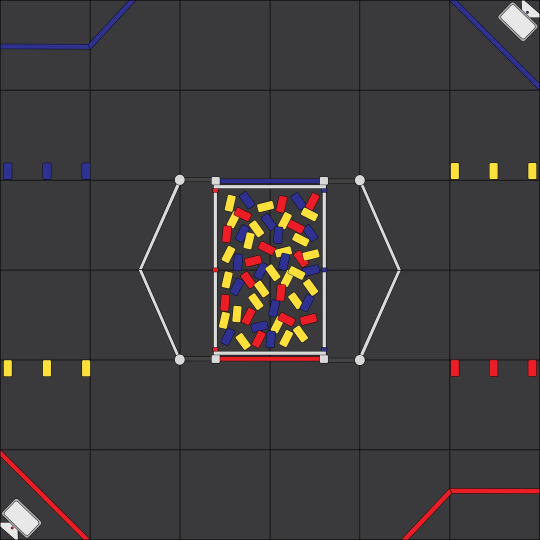
#> input picture image.png, 1080 x 1080 px, given in place of the camera (shown at 1/2 size)
$ python cv_allcolor_computer_test.py   (older library calls are emulated)
#> lines starting #> are read from the running program, lines starting #| are printed output that depends on the picture; after the words box and inside, x2 and y2 are one past the last pixel; in counts of white or black regions, pixels touching at a corner belong together
import cv2
import numpy as np
import math
import time
from collections import defaultdict

# Track OpenCV function calls and timing
opencv_stats = defaultdict(lambda: {'count': 0, 'total_time': 0})

def track_opencv(func_name):
#> in main, frame is the input picture: shape (1080, 1080, 3); mean B, G, R 62.3, 61.1, 64.4
    def decorator(func):
        def wrapper(*args, **kwargs):
            start = time.time()
            result = func(*args, **kwargs)
#> result: shape (1080, 1080, 3); mean H, S, V 114.7, 20.1, 67.6
            end = time.time()
            opencv_stats[func_name]['count'] += 1
            opencv_stats[func_name]['total_time'] += (end - start)
            return result
        return wrapper
    return decorator

# Wrap commonly used OpenCV functions
cv2.split = track_opencv('split')(cv2.split)
cv2.cvtColor = track_opencv('cvtColor')(cv2.cvtColor)
cv2.inRange = track_opencv('inRange')(cv2.inRange)
cv2.bitwise_and = track_opencv('bitwise_and')(cv2.bitwise_and)
cv2.bitwise_or = track_opencv('bitwise_or')(cv2.bitwise_or)
cv2.bitwise_not = track_opencv('bitwise_not')(cv2.bitwise_not)
cv2.morphologyEx = track_opencv('morphologyEx')(cv2.morphologyEx)
cv2.GaussianBlur = track_opencv('GaussianBlur')(cv2.GaussianBlur)
cv2.Sobel = track_opencv('Sobel')(cv2.Sobel)
cv2.Canny = track_opencv('Canny')(cv2.Canny)
cv2.findContours = track_opencv('findContours')(cv2.findContours)
cv2.drawContours = track_opencv('drawContours')(cv2.drawContours)
cv2.bilateralFilter = track_opencv('bilateralFilter')(cv2.bilateralFilter)
cv2.normalize = track_opencv('normalize')(cv2.normalize)
cv2.dilate = track_opencv('dilate')(cv2.dilate)
cv2.contourArea = track_opencv('contourArea')(cv2.contourArea)

# Camera settings
CAMERA_WIDTH = 320
CAMERA_HEIGHT = 240
CAMERA_FPS = 120

# Camera exposure settings
AUTO_EXPOSURE = 0.25
EXPOSURE = -5

# Camera gain settings
GAIN = 0

# Camera white balance settings
AUTO_WB = 0
WB_RED = 1.0
WB_GREEN = 1.0
WB_BLUE = 1.0

# Edge detection parameters - initial values
CANNY_LOW = 120
CANNY_HIGH = 200
BLUR_SIZE = 17
SOBEL_KERNEL = 3

# Color detection ranges for different color spaces
HSV_BLUE_RANGE = ([90, 120, 40], [140, 255, 255])
HSV_RED_RANGE_1 = ([0, 120, 40], [10, 255, 255])  # Red wraps around in HSV
HSV_RED_RANGE_2 = ([160, 120, 40], [180, 255, 255])
HSV_YELLOW_RANGE = ([10, 120, 40], [30, 255, 255])

# Constants for filtering contours
SMALL_CONTOUR_AREA = 200

# Minimum average brightness threshold (0-255)
MIN_BRIGHTNESS_THRESHOLD = 60

def calculate_angle(contour):
    if len(contour) < 5:
        return 0
    (x, y), (MA, ma), angle = cv2.fitEllipse(contour)
    return angle

def draw_info(image, color, angle, center, index, area):
    cv2.putText(image, f"#{index}: {color}", (center[0] - 40, center[1] - 60), cv2.FONT_HERSHEY_SIMPLEX, 0.5, (0, 255, 0), 2)
    cv2.putText(image, f"Angle: {angle:.2f}", (center[0] - 40, center[1] - 40), cv2.FONT_HERSHEY_SIMPLEX, 0.5, (0, 255, 0), 2)
    cv2.putText(image, f"Area: {area:.2f}", (center[0] - 40, center[1] - 20), cv2.FONT_HERSHEY_SIMPLEX, 0.5, (0, 255, 0), 2)
    cv2.circle(image, center, 5, (0, 255, 0), -1)
    cv2.line(image, center, (int(center[0] + 50 * math.cos(math.radians(90 - angle))),
                             int(center[1] - 50 * math.sin(math.radians(90 - angle)))), (0, 255, 0), 2)

def separate_touching_contours(contour, min_area_ratio=0.15):
    x, y, w, h = cv2.boundingRect(contour)
    mask = np.zeros((h, w), dtype=np.uint8)
    shifted_contour = contour - [x, y]
    cv2.drawContours(mask, [shifted_contour], -1, 255, -1)

    original_area = cv2.contourArea(contour)
    max_contours = []
    max_count = 1

    dist_transform = cv2.distanceTransform(mask, cv2.DIST_L2, 3)

    for threshold in np.linspace(0.1, 0.9, 9):
        _, thresh = cv2.threshold(dist_transform, threshold * dist_transform.max(), 255, 0)
        thresh = np.uint8(thresh)

        contours, _ = cv2.findContours(thresh, cv2.RETR_EXTERNAL, cv2.CHAIN_APPROX_SIMPLE)
        valid_contours = [c for c in contours if cv2.contourArea(c) > original_area * min_area_ratio]

        if len(valid_contours) > max_count:
            max_count = len(valid_contours)
            max_contours = valid_contours

    if max_contours:
        return [c + [x, y] for c in max_contours]
    return [contour]

def nothing(x):
    pass

def process_color(frame, mask, color_name, color_bgr):
    blur_size = BLUR_SIZE
    sobel_kernel = SOBEL_KERNEL

    kernel = np.ones((5,5), np.uint8)
    masked_frame = cv2.bitwise_and(frame, frame, mask=mask)
    gray_masked = cv2.cvtColor(masked_frame, cv2.COLOR_BGR2GRAY)

    gray_boosted = cv2.addWeighted(gray_masked, 1.5, mask, 0.5, 0)

    blurred = cv2.GaussianBlur(gray_boosted, (blur_size, blur_size), 0)

    sobelx = cv2.Sobel(blurred, cv2.CV_32F, 1, 0, ksize=sobel_kernel)
    sobely = cv2.Sobel(blurred, cv2.CV_32F, 0, 1, ksize=sobel_kernel)

    magnitude = np.sqrt(sobelx**2 + sobely**2)
    magnitude = np.uint8(magnitude * 255 / np.max(magnitude))

    _, edges = cv2.threshold(magnitude, 50, 255, cv2.THRESH_BINARY)

    edges = cv2.morphologyEx(edges, cv2.MORPH_CLOSE, kernel)
    edges = cv2.dilate(edges, np.ones((3,3), np.uint8), iterations=3)
    edges = cv2.bitwise_not(edges)
    edges = cv2.bitwise_and(edges, edges, mask=mask)

    contours, hierarchy = cv2.findContours(edges, cv2.RETR_EXTERNAL, cv2.CHAIN_APPROX_SIMPLE)

    return contours, hierarchy, gray_masked

def runPipeline(frame, llrobot):
    try:
        llpython = [0, 0, 0, 0, 0, 0, 0, 0]
        largest_contour = np.array([[]])

        # Convert to HSV and denoise
        hsv = cv2.cvtColor(frame, cv2.COLOR_BGR2HSV)

        # Get HSV value at center of frame
        center_y = frame.shape[0] // 2
#> center_y = 540
        center_x = frame.shape[1] // 2
#> center_x = 540
        center_hsv = hsv[center_y, center_x]
#> center_hsv = [25, 195, 255]

        hsv_denoised = cv2.GaussianBlur(hsv, (5, 5), 0)
#> hsv_denoised: shape (1080, 1080, 3); mean H, S, V 114.7, 20, 67.7
        hsv_denoised = hsv

        # Create masks for each color
        blue_mask = cv2.inRange(hsv_denoised, np.array(HSV_BLUE_RANGE[0]), np.array(HSV_BLUE_RANGE[1]))
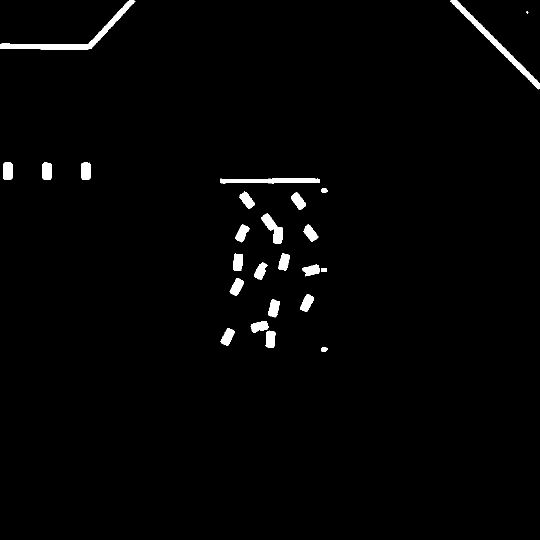
#> blue_mask: shape (1080, 1080) (shown at 1/2 size); 1.6% white; 25 white regions (1 under 20 px), largest, box (x1, y1, x2, y2) and area: (1, 1, 271, 99) 3243, (901, 0, 1080, 179) 2642, (440, 357, 639, 367) 1701
        red_mask1 = cv2.inRange(hsv_denoised, np.array(HSV_RED_RANGE_1[0]), np.array(HSV_RED_RANGE_1[1]))
#> red_mask1: shape (1080, 1080); 0.29% white in thin lines or dots, all inside (x1, y1, x2, y2) = (0, 377, 1080, 1080)
        red_mask2 = cv2.inRange(hsv_denoised, np.array(HSV_RED_RANGE_2[0]), np.array(HSV_RED_RANGE_2[1]))
#> red_mask2: shape (1080, 1080); 1.4% white; 54 white regions (29 under 20 px), largest, box (x1, y1, x2, y2) and area: (803, 976, 1079, 1079) 2972, (1, 900, 173, 1078) 1860, (440, 713, 640, 723) 1840
        red_mask = cv2.bitwise_or(red_mask1, red_mask2)
#> red_mask: shape (1080, 1080); 1.7% white; 25 white regions, largest, box (x1, y1, x2, y2) and area: (803, 976, 1080, 1080) 3573, (0, 900, 179, 1080) 2775, (440, 713, 640, 723) 1993
        yellow_mask = cv2.inRange(hsv_denoised, np.array(HSV_YELLOW_RANGE[0]), np.array(HSV_YELLOW_RANGE[1]))
#> yellow_mask: shape (1080, 1080); 1.5% white; 31 white regions (3 under 20 px), largest, box (x1, y1, x2, y2) and area: (486, 440, 529, 499) 1138, (449, 389, 479, 458) 1028, (561, 531, 610, 575) 1021

        # Process each color separately
        blue_contours, blue_hierarchy, blue_gray = process_color(frame, blue_mask, "Blue", (255, 0, 0))
#> in process_color, `_, edges = cv2.threshold(magnitude, 50, 255, cv2.THRESH_BINARY)`: edges: shape (1080, 1080); 2.9% white; 24 white regions, largest, box (x1, y1, x2, y2) and area: (0, 0, 275, 104) 5897, (435, 352, 644, 372) 3610, (897, 0, 1080, 183) 2510
#> in process_color, `edges = cv2.morphologyEx(edges, cv2.MORPH_CLOSE, kernel)`: edges: shape (1080, 1080); 3% white; 21 white regions, largest, box (x1, y1, x2, y2) and area: (0, 0, 275, 104) 6338, (897, 0, 1080, 183) 5187, (435, 352, 659, 390) 4136
#> in process_color, `edges = cv2.dilate(edges, np.ones((3,3), np.uint8), iterations=3)`: edges: shape (1080, 1080); 4.5% white; 20 white regions, largest, box (x1, y1, x2, y2) and area: (0, 0, 278, 107) 8480, (894, 0, 1080, 186) 7227, (432, 349, 662, 393) 5778
#> in process_color, `edges = cv2.bitwise_and(edges, edges, mask=mask)`:
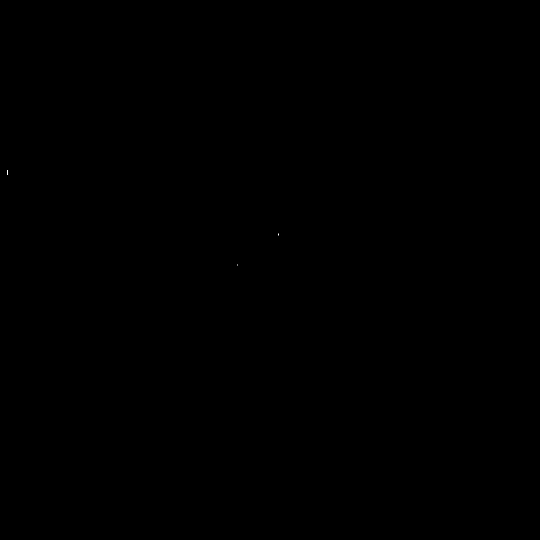
#> edges: shape (1080, 1080) (shown at 1/2 size); 0% white in thin lines or dots, all inside (x1, y1, x2, y2) = (15, 340, 557, 531)
#> in process_color, `contours, hierarchy = cv2.findContours(edges, cv2.RETR_EXTERNAL, cv2.C..`: contours = 3 contours, all with area under 20
#> blue_contours = 3 contours, all with area under 20; blue_hierarchy = [[1, -1, -1, -1], [2, 0, -1, -1], [-1, 1, -1, -1]]
        red_contours, red_hierarchy, red_gray = process_color(frame, red_mask, "Red", (0, 0, 255))
#> call 2 of process_color, with color_name = 'Red', color_bgr = (0, 0, 255)
#> in process_color (call 2), `blurred = cv2.GaussianBlur(gray_boosted, (blur_size, blur_size), 0)`:
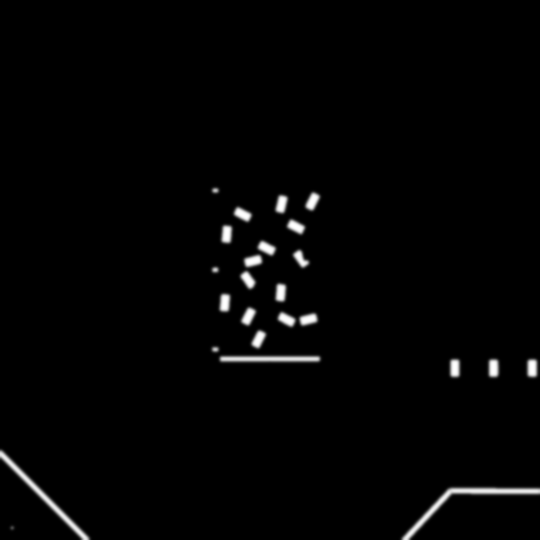
#> blurred: shape (1080, 1080) (shown at 1/2 size); min 0, max 255, mean 4
#> in process_color (call 2), `_, edges = cv2.threshold(magnitude, 50, 255, cv2.THRESH_BINARY)`: edges: shape (1080, 1080); 2.9% white; 27 white regions, largest, box (x1, y1, x2, y2) and area: (435, 708, 645, 728) 3738, (799, 971, 1080, 1080) 3203, (813, 982, 1080, 1080) 3015
#> in process_color (call 2), `edges = cv2.morphologyEx(edges, cv2.MORPH_CLOSE, kernel)`: edges: shape (1080, 1080); 3% white; 21 white regions, largest, box (x1, y1, x2, y2) and area: (799, 971, 1080, 1080) 6689, (0, 896, 183, 1080) 5197, (420, 690, 645, 728) 4449
#> in process_color (call 2), `edges = cv2.dilate(edges, np.ones((3,3), np.uint8), iterations=3)`: edges: shape (1080, 1080); 4.5% white; 21 white regions, largest, box (x1, y1, x2, y2) and area: (796, 968, 1080, 1080) 8891, (0, 893, 186, 1080) 7240, (417, 687, 648, 731) 6079
#> in process_color (call 2), `edges = cv2.bitwise_not(edges)`:
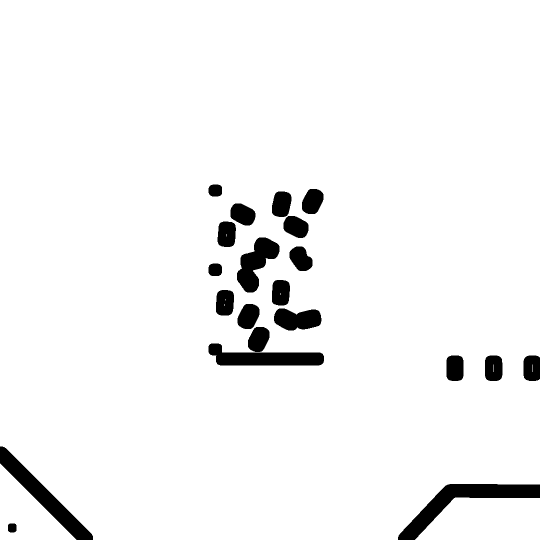
#> edges: shape (1080, 1080) (shown at 1/2 size); 95.5% white; 21 black regions, largest, box (x1, y1, x2, y2) and area: (796, 968, 1080, 1080) 8891, (0, 893, 186, 1080) 7240, (417, 687, 648, 731) 6079
#> in process_color (call 2), `edges = cv2.bitwise_and(edges, edges, mask=mask)`: edges: shape (1080, 1080); 0% white in thin lines or dots, all inside (x1, y1, x2, y2) = (449, 468, 1065, 744)
#> in process_color (call 2), `contours, hierarchy = cv2.findContours(edges, cv2.RETR_EXTERNAL, cv2.C..`: contours = 6 contours, all with area under 20
#> red_contours = 6 contours, all with area under 20; red_hierarchy = [[1, -1, -1, -1], [2, 0, -1, -1], [3, 1, -1, -1], [4, 2, -1, -1], [5, 3, -1, -1], [-1, 4, -1, -1]]
        yellow_contours, yellow_hierarchy, yellow_gray = process_color(frame, yellow_mask, "Yellow", (0, 255, 255))
#> call 3 of process_color, with color_name = 'Yellow', color_bgr = (0, 255, 255)
#> in process_color (call 3), `sobely = cv2.Sobel(blurred, cv2.CV_32F, 0, 1, ksize=sobel_kernel)`:
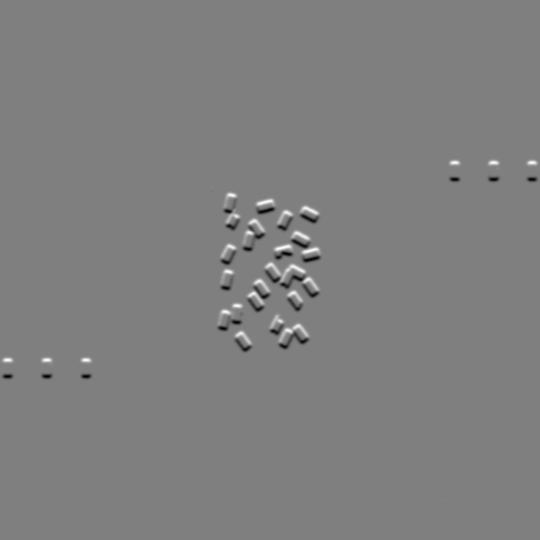
#> sobely: shape (1080, 1080) float32 (shown at 1/2 size); min -275, max 275, mean 0; drawn with min black and max white
#> in process_color (call 3), `magnitude = np.sqrt(sobelx**2 + sobely**2)`:
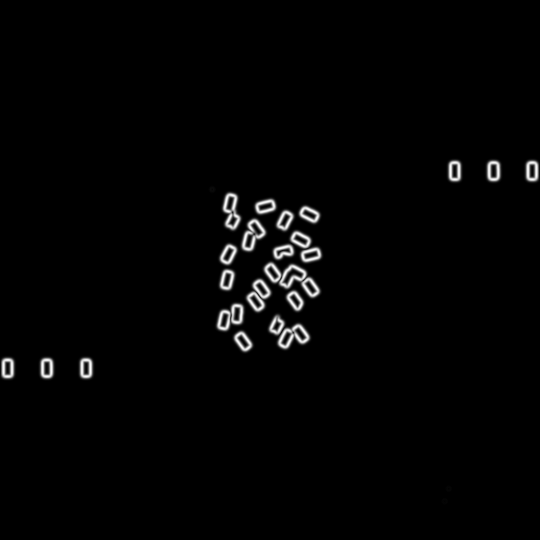
#> magnitude: shape (1080, 1080) float32 (shown at 1/2 size); min 0, max 278.7, mean 4.6; drawn with min black and max white
#> in process_color (call 3), `_, edges = cv2.threshold(magnitude, 50, 255, cv2.THRESH_BINARY)`: edges: shape (1080, 1080); 2.4% white; 23 white regions, largest, box (x1, y1, x2, y2) and area: (527, 524, 641, 596) 3314, (492, 557, 543, 625) 1835, (432, 606, 489, 663) 1826
#> in process_color (call 3), `edges = cv2.morphologyEx(edges, cv2.MORPH_CLOSE, kernel)`: edges: shape (1080, 1080); 2.5% white; 20 white regions, largest, box (x1, y1, x2, y2) and area: (527, 524, 641, 596) 3399, (545, 461, 644, 526) 3050, (537, 629, 621, 699) 2766
#> in process_color (call 3), `edges = cv2.dilate(edges, np.ones((3,3), np.uint8), iterations=3)`: edges: shape (1080, 1080); 3.9% white; 17 white regions, largest, box (x1, y1, x2, y2) and area: (489, 458, 647, 628) 14399, (534, 626, 624, 702) 4199, (429, 603, 492, 666) 2882
#> in process_color (call 3), `edges = cv2.bitwise_not(edges)`:
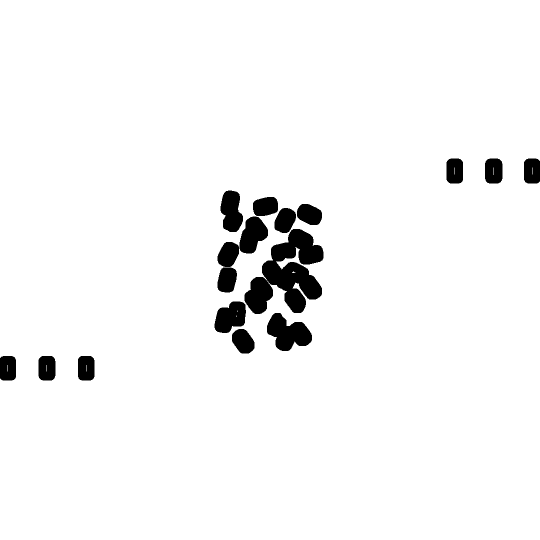
#> edges: shape (1080, 1080) (shown at 1/2 size); 96.1% white; 17 black regions, largest, box (x1, y1, x2, y2) and area: (489, 458, 647, 628) 14399, (534, 626, 624, 702) 4199, (429, 603, 492, 666) 2882
#> in process_color (call 3), `edges = cv2.bitwise_and(edges, edges, mask=mask)`: edges: shape (1080, 1080); 0.01% white in thin lines or dots, all inside (x1, y1, x2, y2) = (15, 335, 1065, 1003)
#> in process_color (call 3), `contours, hierarchy = cv2.findContours(edges, cv2.RETR_EXTERNAL, cv2.C..`: contours = 12 contours, all with area under 20
#> yellow_contours = 12 contours, all with area under 20; yellow_hierarchy = [[1, -1, -1, -1], [2, 0, -1, -1], [3, 1, -1, -1], [4, 2, -1, -1], [5, 3, -1, -1], [6, 4, -1, -1], [7, 5, -1, -1], [8, 6, -1, -1], [9, 7, -1, -1], [10, 8, -1, -1], [11, 9, -1, -1], [-1, 10, -1, -1]]

        all_contours = [(blue_contours, blue_hierarchy, blue_gray, "Blue", (255, 0, 0)),
                        (red_contours, red_hierarchy, red_gray, "Red", (0, 0, 255)),
                        (yellow_contours, yellow_hierarchy, yellow_gray, "Yellow", (0, 255, 255))]

        game_pieces = []

        for contours, hierarchy, gray, color, color_bgr in all_contours:
            for i, contour in enumerate(contours):
                if cv2.contourArea(contour) < SMALL_CONTOUR_AREA:
                    continue

                for sep_contour in separate_touching_contours(contour):
                    mask = np.zeros(gray.shape, dtype=np.uint8)
                    cv2.drawContours(mask, [sep_contour], -1, 255, -1)

                    if cv2.mean(gray, mask=mask)[0] < MIN_BRIGHTNESS_THRESHOLD:
                        continue

                    M = cv2.moments(sep_contour)
                    if M["m00"] == 0:
                        continue

                    center = (int(M["m10"] / M["m00"]), int(M["m01"] / M["m00"]))
                    angle = calculate_angle(sep_contour)
                    area = cv2.contourArea(sep_contour)

                    cv2.drawContours(frame, [sep_contour], 0, color_bgr, 2)
                    draw_info(frame, color, angle, center, len(game_pieces) + 1, area)

                    game_pieces.append({
                        'index': len(game_pieces) + 1,
                        'color': color,
                        'position': center,
                        'angle': angle,
                        'area': area,
                        'brightness': cv2.mean(gray, mask=mask)[0],
                        'hierarchy_level': 'external' if hierarchy[0][i][3] == -1 else 'internal'
                    })

                    # Update largest_contour if this is the first valid contour
                    if len(game_pieces) == 1:
                        largest_contour = sep_contour
#> this loop made 3 passes
#> (contours, color, color_bgr) on passes 2 to 3: (6 contours, all with area under 20, 'Red', (0, 0, 255)), (12 contours, all with area under 20, 'Yellow', (0, 255, 255))
#> (contours, hierarchy, color, color_bgr) on pass 1: (3 contours, all with area under 20, [[1, -1, -1, -1], [2, 0, -1, -1], [-1, 1, -1, -1]], 'Blue', (255, 0, 0))
#> after the loop, game_pieces = []

        if len(game_pieces) > 0:
            llpython = [1, center[0], center[1], angle, 0, 0, 0, 0]

        return largest_contour, frame, llpython

    except Exception as e:
        print(f"Error: {str(e)}")
        return np.array([[]]), frame, [0, 0, 0, 0, 0, 0, 0, 0]


def main():
    cap = cv2.VideoCapture(0)

    # Set camera properties
    cap.set(cv2.CAP_PROP_FRAME_WIDTH, CAMERA_WIDTH)
    cap.set(cv2.CAP_PROP_FRAME_HEIGHT, CAMERA_HEIGHT)
    cap.set(cv2.CAP_PROP_FPS, CAMERA_FPS)

    actual_width = cap.get(cv2.CAP_PROP_FRAME_WIDTH)
    actual_height = cap.get(cv2.CAP_PROP_FRAME_HEIGHT)
    actual_fps = cap.get(cv2.CAP_PROP_FPS)

    print(f"Camera settings:")
    print(f"Requested: {CAMERA_WIDTH}x{CAMERA_HEIGHT} @ {CAMERA_FPS}fps")
    print(f"Actual: {actual_width}x{actual_height} @ {actual_fps}fps")

    while True:
        ret, frame = cap.read()

        if not ret:
            print("Failed to grab frame")
            break

        largest_contour, processed_frame, llpython = runPipeline(frame, None)
#> largest_contour = empty array; llpython = [0, 0, 0, 0, 0, 0, 0, 0]

        cv2.imshow('Processed Frame', processed_frame)

        if cv2.waitKey(1) & 0xFF == ord('q'):
#> (key q is pressed here)
            break

    cap.release()
    cv2.destroyAllWindows()

if __name__ == "__main__":
    main()
